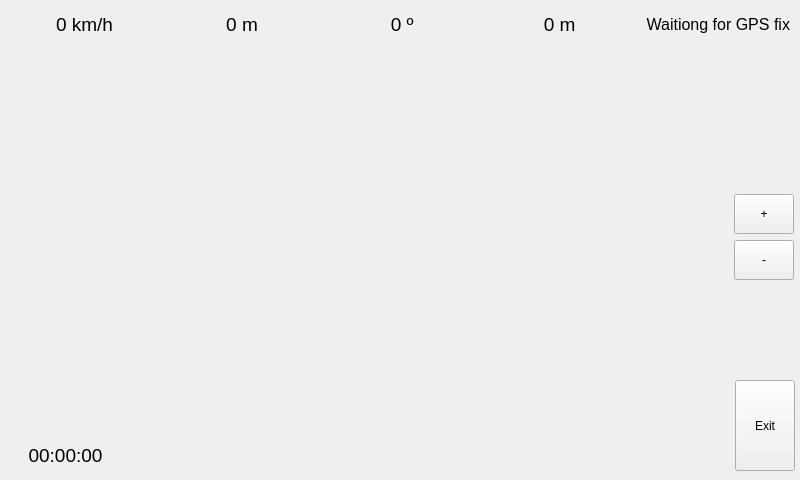
<?xml version="1.0" encoding="UTF-8"?>
<ui version="4.0">
 <class>MainWindow</class>
 <widget class="QMainWindow" name="MainWindow">
  <property name="geometry">
   <rect>
    <x>0</x>
    <y>0</y>
    <width>800</width>
    <height>480</height>
   </rect>
  </property>
  <property name="windowTitle">
   <string>MainWindow</string>
  </property>
  <widget class="QWidget" name="centralwidget">
   <widget class="QWidget" name="gridLayoutWidget">
    <property name="geometry">
     <rect>
      <x>-10</x>
      <y>-20</y>
      <width>841</width>
      <height>511</height>
     </rect>
    </property>
    <layout class="QGridLayout" name="gridLayout"/>
   </widget>
   <widget class="QWidget" name="layoutWidget">
    <property name="geometry">
     <rect>
      <x>9</x>
      <y>9</y>
      <width>781</width>
      <height>31</height>
     </rect>
    </property>
    <layout class="QGridLayout" name="gridLayout_Values">
     <item row="0" column="0">
      <widget class="QLabel" name="lbl_gpsspeed">
       <property name="minimumSize">
        <size>
         <width>0</width>
         <height>0</height>
        </size>
       </property>
       <property name="maximumSize">
        <size>
         <width>16777215</width>
         <height>30</height>
        </size>
       </property>
       <property name="font">
        <font>
         <pointsize>14</pointsize>
        </font>
       </property>
       <property name="text">
        <string>0 km/h</string>
       </property>
       <property name="alignment">
        <set>Qt::AlignCenter</set>
       </property>
      </widget>
     </item>
     <item row="0" column="1">
      <widget class="QLabel" name="lbl_gpsaltitude">
       <property name="minimumSize">
        <size>
         <width>0</width>
         <height>0</height>
        </size>
       </property>
       <property name="maximumSize">
        <size>
         <width>16777215</width>
         <height>30</height>
        </size>
       </property>
       <property name="font">
        <font>
         <pointsize>14</pointsize>
        </font>
       </property>
       <property name="text">
        <string>0 m</string>
       </property>
       <property name="alignment">
        <set>Qt::AlignCenter</set>
       </property>
      </widget>
     </item>
     <item row="0" column="2">
      <widget class="QLabel" name="lbl_gpsbearing">
       <property name="minimumSize">
        <size>
         <width>0</width>
         <height>0</height>
        </size>
       </property>
       <property name="maximumSize">
        <size>
         <width>16777215</width>
         <height>30</height>
        </size>
       </property>
       <property name="font">
        <font>
         <pointsize>14</pointsize>
        </font>
       </property>
       <property name="text">
        <string> 0 º</string>
       </property>
       <property name="alignment">
        <set>Qt::AlignCenter</set>
       </property>
      </widget>
     </item>
     <item row="0" column="3">
      <widget class="QLabel" name="lbl_gpsaccuracy">
       <property name="minimumSize">
        <size>
         <width>0</width>
         <height>0</height>
        </size>
       </property>
       <property name="maximumSize">
        <size>
         <width>16777215</width>
         <height>30</height>
        </size>
       </property>
       <property name="font">
        <font>
         <pointsize>14</pointsize>
        </font>
       </property>
       <property name="text">
        <string> 0 m</string>
       </property>
       <property name="alignment">
        <set>Qt::AlignCenter</set>
       </property>
      </widget>
     </item>
     <item row="0" column="4">
      <widget class="QLabel" name="lbl_gpsfix">
       <property name="minimumSize">
        <size>
         <width>0</width>
         <height>0</height>
        </size>
       </property>
       <property name="maximumSize">
        <size>
         <width>16777215</width>
         <height>16777215</height>
        </size>
       </property>
       <property name="font">
        <font>
         <pointsize>12</pointsize>
        </font>
       </property>
       <property name="text">
        <string>Waitiong for GPS fix</string>
       </property>
       <property name="alignment">
        <set>Qt::AlignRight|Qt::AlignTrailing|Qt::AlignVCenter</set>
       </property>
      </widget>
     </item>
    </layout>
    <zorder>lbl_gpsaccuracy</zorder>
    <zorder>lbl_gpsaltitude</zorder>
    <zorder>lbl_gpsbearing</zorder>
    <zorder>lbl_gpsfix</zorder>
    <zorder>lbl_gpsspeed</zorder>
   </widget>
   <widget class="QPushButton" name="pushButton_exit">
    <property name="geometry">
     <rect>
      <x>735</x>
      <y>380</y>
      <width>60</width>
      <height>91</height>
     </rect>
    </property>
    <property name="sizePolicy">
     <sizepolicy hsizetype="Minimum" vsizetype="Expanding">
      <horstretch>0</horstretch>
      <verstretch>0</verstretch>
     </sizepolicy>
    </property>
    <property name="minimumSize">
     <size>
      <width>0</width>
      <height>0</height>
     </size>
    </property>
    <property name="maximumSize">
     <size>
      <width>16777215</width>
      <height>16777215</height>
     </size>
    </property>
    <property name="text">
     <string>Exit</string>
    </property>
   </widget>
   <widget class="QPushButton" name="pushButton_zoomm">
    <property name="geometry">
     <rect>
      <x>734</x>
      <y>240</y>
      <width>60</width>
      <height>40</height>
     </rect>
    </property>
    <property name="sizePolicy">
     <sizepolicy hsizetype="Minimum" vsizetype="Expanding">
      <horstretch>0</horstretch>
      <verstretch>0</verstretch>
     </sizepolicy>
    </property>
    <property name="maximumSize">
     <size>
      <width>16777215</width>
      <height>40</height>
     </size>
    </property>
    <property name="text">
     <string>-</string>
    </property>
   </widget>
   <widget class="QPushButton" name="pushButton_zoomp">
    <property name="geometry">
     <rect>
      <x>734</x>
      <y>194</y>
      <width>60</width>
      <height>40</height>
     </rect>
    </property>
    <property name="sizePolicy">
     <sizepolicy hsizetype="Minimum" vsizetype="Expanding">
      <horstretch>0</horstretch>
      <verstretch>0</verstretch>
     </sizepolicy>
    </property>
    <property name="maximumSize">
     <size>
      <width>16777215</width>
      <height>40</height>
     </size>
    </property>
    <property name="text">
     <string>+</string>
    </property>
   </widget>
   <widget class="QLabel" name="lbl_gpstime">
    <property name="geometry">
     <rect>
      <x>10</x>
      <y>440</y>
      <width>111</width>
      <height>30</height>
     </rect>
    </property>
    <property name="minimumSize">
     <size>
      <width>0</width>
      <height>0</height>
     </size>
    </property>
    <property name="maximumSize">
     <size>
      <width>16777215</width>
      <height>30</height>
     </size>
    </property>
    <property name="font">
     <font>
      <pointsize>14</pointsize>
     </font>
    </property>
    <property name="text">
     <string>00:00:00</string>
    </property>
    <property name="alignment">
     <set>Qt::AlignCenter</set>
    </property>
   </widget>
   <widget class="QLabel" name="lbl_maptile">
    <property name="geometry">
     <rect>
      <x>640</x>
      <y>40</y>
      <width>151</width>
      <height>29</height>
     </rect>
    </property>
    <property name="minimumSize">
     <size>
      <width>0</width>
      <height>0</height>
     </size>
    </property>
    <property name="maximumSize">
     <size>
      <width>16777215</width>
      <height>16777215</height>
     </size>
    </property>
    <property name="font">
     <font>
      <pointsize>12</pointsize>
     </font>
    </property>
    <property name="text">
     <string/>
    </property>
    <property name="alignment">
     <set>Qt::AlignRight|Qt::AlignTrailing|Qt::AlignVCenter</set>
    </property>
   </widget>
  </widget>
 </widget>
 <resources/>
 <connections/>
</ui>
